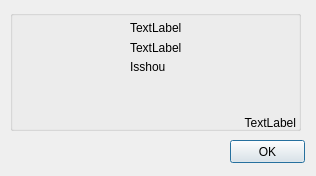
<ui version="4.0" >
 <class>qdAbout</class>
 <widget class="QDialog" name="qdAbout" >
  <property name="geometry" >
   <rect>
    <x>0</x>
    <y>0</y>
    <width>316</width>
    <height>176</height>
   </rect>
  </property>
  <property name="windowTitle" >
   <string>About</string>
  </property>
  <widget class="QPushButton" name="qpbOK" >
   <property name="geometry" >
    <rect>
     <x>230</x>
     <y>140</y>
     <width>75</width>
     <height>23</height>
    </rect>
   </property>
   <property name="text" >
    <string>OK</string>
   </property>
   <property name="autoDefault" >
    <bool>true</bool>
   </property>
  </widget>
  <widget class="QGroupBox" name="groupBox" >
   <property name="geometry" >
    <rect>
     <x>10</x>
     <y>10</y>
     <width>291</width>
     <height>121</height>
    </rect>
   </property>
   <widget class="QLabel" name="label" >
    <property name="geometry" >
     <rect>
      <x>10</x>
      <y>10</y>
      <width>100</width>
      <height>100</height>
     </rect>
    </property>
    <property name="text" >
     <string/>
    </property>
    <property name="pixmap" >
     <pixmap>Isshou.jpg</pixmap>
    </property>
   </widget>
   <widget class="QLabel" name="qlApplication" >
    <property name="geometry" >
     <rect>
      <x>120</x>
      <y>10</y>
      <width>101</width>
      <height>16</height>
     </rect>
    </property>
    <property name="text" >
     <string>TextLabel</string>
    </property>
   </widget>
   <widget class="QLabel" name="label_2" >
    <property name="geometry" >
     <rect>
      <x>120</x>
      <y>50</y>
      <width>46</width>
      <height>14</height>
     </rect>
    </property>
    <property name="text" >
     <string>Isshou</string>
    </property>
   </widget>
   <widget class="QLabel" name="qlVersion" >
    <property name="geometry" >
     <rect>
      <x>120</x>
      <y>30</y>
      <width>81</width>
      <height>16</height>
     </rect>
    </property>
    <property name="text" >
     <string>TextLabel</string>
    </property>
   </widget>
   <widget class="QLabel" name="qlQt" >
    <property name="geometry" >
     <rect>
      <x>215</x>
      <y>100</y>
      <width>71</width>
      <height>20</height>
     </rect>
    </property>
    <property name="text" >
     <string>TextLabel</string>
    </property>
    <property name="alignment" >
     <set>Qt::AlignCenter|Qt::AlignHorizontal_Mask|Qt::AlignRight|Qt::AlignTrailing|Qt::AlignVCenter|Qt::AlignVertical_Mask</set>
    </property>
   </widget>
  </widget>
 </widget>
 <resources>
  <include location="About.qrc" />
 </resources>
 <connections>
  <connection>
   <sender>qpbOK</sender>
   <signal>clicked()</signal>
   <receiver>qdAbout</receiver>
   <slot>close()</slot>
   <hints>
    <hint type="sourcelabel" >
     <x>271</x>
     <y>181</y>
    </hint>
    <hint type="destinationlabel" >
     <x>161</x>
     <y>117</y>
    </hint>
   </hints>
  </connection>
 </connections>
</ui>
